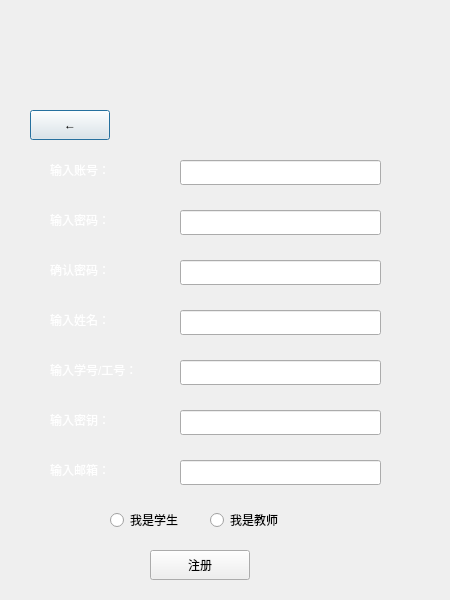
<?xml version="1.0" encoding="UTF-8"?>
<ui version="4.0">
 <class>register_for_administrator</class>
 <widget class="QDialog" name="register_for_administrator">
  <property name="geometry">
   <rect>
    <x>0</x>
    <y>0</y>
    <width>450</width>
    <height>600</height>
   </rect>
  </property>
  <property name="windowTitle">
   <string>Dialog</string>
  </property>
  <widget class="QLabel" name="label">
   <property name="geometry">
    <rect>
     <x>0</x>
     <y>0</y>
     <width>450</width>
     <height>600</height>
    </rect>
   </property>
   <property name="text">
    <string/>
   </property>
  </widget>
  <widget class="QPushButton" name="exitBtn">
   <property name="geometry">
    <rect>
     <x>30</x>
     <y>110</y>
     <width>80</width>
     <height>30</height>
    </rect>
   </property>
   <property name="text">
    <string>←</string>
   </property>
  </widget>
  <widget class="QLineEdit" name="inputname">
   <property name="geometry">
    <rect>
     <x>180</x>
     <y>310</y>
     <width>201</width>
     <height>25</height>
    </rect>
   </property>
  </widget>
  <widget class="QLabel" name="name">
   <property name="geometry">
    <rect>
     <x>50</x>
     <y>310</y>
     <width>69</width>
     <height>20</height>
    </rect>
   </property>
   <property name="text">
    <string>&lt;html&gt;&lt;head/&gt;&lt;body&gt;&lt;p&gt;&lt;span style=&quot; color:#ffffff;&quot;&gt;输入姓名：&lt;/span&gt;&lt;/p&gt;&lt;/body&gt;&lt;/html&gt;</string>
   </property>
  </widget>
  <widget class="QLineEdit" name="inputketword">
   <property name="geometry">
    <rect>
     <x>180</x>
     <y>410</y>
     <width>201</width>
     <height>25</height>
    </rect>
   </property>
  </widget>
  <widget class="QRadioButton" name="student">
   <property name="geometry">
    <rect>
     <x>110</x>
     <y>510</y>
     <width>95</width>
     <height>20</height>
    </rect>
   </property>
   <property name="text">
    <string>我是学生</string>
   </property>
  </widget>
  <widget class="QLabel" name="mail">
   <property name="geometry">
    <rect>
     <x>50</x>
     <y>460</y>
     <width>69</width>
     <height>20</height>
    </rect>
   </property>
   <property name="text">
    <string>&lt;html&gt;&lt;head/&gt;&lt;body&gt;&lt;p&gt;&lt;span style=&quot; color:#ffffff;&quot;&gt;输入邮箱：&lt;/span&gt;&lt;/p&gt;&lt;/body&gt;&lt;/html&gt;</string>
   </property>
  </widget>
  <widget class="QLabel" name="account">
   <property name="geometry">
    <rect>
     <x>50</x>
     <y>160</y>
     <width>69</width>
     <height>20</height>
    </rect>
   </property>
   <property name="text">
    <string>&lt;html&gt;&lt;head/&gt;&lt;body&gt;&lt;p&gt;&lt;span style=&quot; color:#ffffff;&quot;&gt;输入账号：&lt;/span&gt;&lt;/p&gt;&lt;/body&gt;&lt;/html&gt;</string>
   </property>
  </widget>
  <widget class="QLineEdit" name="inputnum">
   <property name="geometry">
    <rect>
     <x>180</x>
     <y>360</y>
     <width>201</width>
     <height>25</height>
    </rect>
   </property>
  </widget>
  <widget class="QLineEdit" name="inputaccount">
   <property name="geometry">
    <rect>
     <x>180</x>
     <y>160</y>
     <width>201</width>
     <height>25</height>
    </rect>
   </property>
  </widget>
  <widget class="QPushButton" name="registerorder">
   <property name="geometry">
    <rect>
     <x>150</x>
     <y>550</y>
     <width>100</width>
     <height>30</height>
    </rect>
   </property>
   <property name="text">
    <string>注册</string>
   </property>
  </widget>
  <widget class="QRadioButton" name="teacher">
   <property name="geometry">
    <rect>
     <x>210</x>
     <y>510</y>
     <width>95</width>
     <height>20</height>
    </rect>
   </property>
   <property name="text">
    <string>我是教师</string>
   </property>
  </widget>
  <widget class="QLabel" name="keyword">
   <property name="geometry">
    <rect>
     <x>50</x>
     <y>410</y>
     <width>69</width>
     <height>20</height>
    </rect>
   </property>
   <property name="text">
    <string>&lt;html&gt;&lt;head/&gt;&lt;body&gt;&lt;p&gt;&lt;span style=&quot; color:#ffffff;&quot;&gt;输入密钥：&lt;/span&gt;&lt;/p&gt;&lt;/body&gt;&lt;/html&gt;</string>
   </property>
  </widget>
  <widget class="QLineEdit" name="inputmail">
   <property name="geometry">
    <rect>
     <x>180</x>
     <y>460</y>
     <width>201</width>
     <height>25</height>
    </rect>
   </property>
   <property name="text">
    <string/>
   </property>
  </widget>
  <widget class="QLineEdit" name="sureinputpassword">
   <property name="geometry">
    <rect>
     <x>180</x>
     <y>260</y>
     <width>201</width>
     <height>25</height>
    </rect>
   </property>
  </widget>
  <widget class="QLabel" name="num">
   <property name="geometry">
    <rect>
     <x>50</x>
     <y>360</y>
     <width>111</width>
     <height>20</height>
    </rect>
   </property>
   <property name="text">
    <string>&lt;html&gt;&lt;head/&gt;&lt;body&gt;&lt;p&gt;&lt;span style=&quot; color:#ffffff;&quot;&gt;输入学号/工号：&lt;/span&gt;&lt;/p&gt;&lt;/body&gt;&lt;/html&gt;</string>
   </property>
  </widget>
  <widget class="QLineEdit" name="inputpassword">
   <property name="geometry">
    <rect>
     <x>180</x>
     <y>210</y>
     <width>201</width>
     <height>25</height>
    </rect>
   </property>
  </widget>
  <widget class="QLabel" name="password">
   <property name="geometry">
    <rect>
     <x>50</x>
     <y>210</y>
     <width>69</width>
     <height>20</height>
    </rect>
   </property>
   <property name="text">
    <string>&lt;html&gt;&lt;head/&gt;&lt;body&gt;&lt;p&gt;&lt;span style=&quot; color:#ffffff;&quot;&gt;输入密码：&lt;/span&gt;&lt;/p&gt;&lt;/body&gt;&lt;/html&gt;</string>
   </property>
  </widget>
  <widget class="QLabel" name="surepassword">
   <property name="geometry">
    <rect>
     <x>50</x>
     <y>260</y>
     <width>69</width>
     <height>20</height>
    </rect>
   </property>
   <property name="text">
    <string>&lt;html&gt;&lt;head/&gt;&lt;body&gt;&lt;p&gt;&lt;span style=&quot; color:#ffffff;&quot;&gt;确认密码：&lt;/span&gt;&lt;/p&gt;&lt;/body&gt;&lt;/html&gt;</string>
   </property>
  </widget>
 </widget>
 <resources/>
 <connections/>
</ui>
